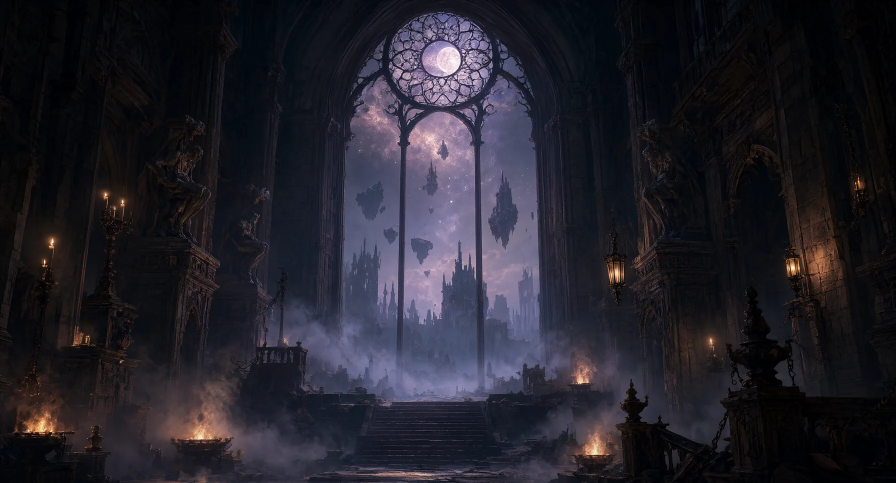
#> input picture assets/stage/dream-hall.webp, 1792 x 966 px (shown at 1/2 size)
$ python build-story-art.py
#> lines starting #> are read from the running program, lines starting #| are printed output that depends on the picture
from pathlib import Path

from PIL import Image, ImageChops, ImageDraw, ImageEnhance, ImageFilter, ImageFont, ImageOps

ROOT = Path(__file__).resolve().parent.parent
OUT = ROOT / "assets" / "story"
OUT.mkdir(parents=True, exist_ok=True)


def rgb(path):
    return Image.open(ROOT / path).convert("RGB")


def fit(im, size):
    return ImageOps.fit(im, size, method=Image.LANCZOS)


def glow(im, center, radius, color, strength):
    x, y = center
    grad = Image.radial_gradient("L").resize((radius * 2, radius * 2))
    grad = ImageOps.invert(grad).point(lambda v: int(v * strength))
    layer = Image.new("RGB", im.size, (0, 0, 0))
    solid = Image.new("RGB", (radius * 2, radius * 2), color)
    layer.paste(solid, (x - radius, y - radius), grad)
    return ImageChops.screen(im, layer)


def darken_left(im, strength=0.62, reach=0.58):
    w, h = im.size
    mask = Image.new("L", (w, h), 0)
    draw = ImageDraw.Draw(mask)
    edge = w * reach
    for x in range(w):
        alpha = int(max(0.0, 1 - x / edge) ** 1.6 * strength * 255)
        draw.line([(x, 0), (x, h)], fill=alpha)
    return Image.composite(Image.new("RGB", im.size, (4, 3, 8)), im, mask)


def darken_bottom(im, strength=0.35, reach=0.42):
    w, h = im.size
    mask = Image.new("L", (w, h), 0)
    draw = ImageDraw.Draw(mask)
    edge = h * reach
    for y in range(h):
        alpha = int(max(0.0, (y - (h - edge)) / edge) ** 1.5 * strength * 255)
        draw.line([(0, y), (w, y)], fill=alpha)
    return Image.composite(Image.new("RGB", im.size, (3, 3, 7)), im, mask)


def vignette(im, strength=0.55):
    mask = Image.radial_gradient("L").resize(im.size)
    mask = ImageOps.invert(mask).point(lambda v: int(v * strength))
    return Image.composite(Image.new("RGB", im.size, (0, 0, 0)), im, mask)


def grade(im, tint, amount, color=0.92, contrast=1.06):
    im = ImageEnhance.Color(im).enhance(color)
    im = ImageEnhance.Contrast(im).enhance(contrast)
    return Image.blend(im, Image.new("RGB", im.size, tint), amount)


def save(im, name, quality=88):
    path = OUT / name
    im.save(path, "WEBP", quality=quality, method=6)
    print(path.relative_to(ROOT), im.size)


def build_lighthouse():
    im = fit(rgb("assets/stage/dream-hall.webp"), (1792, 1008))
#> in rgb, returned value is the input picture: PIL image 1792x966 RGB; mean R, G, B 35.4, 33.8, 42.5
    im = grade(im, (255, 170, 92), 0.13, color=0.9, contrast=1.08)
    im = glow(im, (1390, 660), 430, (190, 96, 32), 0.42)
#> in glow, `layer = Image.new("RGB", im.size, (0, 0, 0))`: layer: PIL image 1792x1008 RGB; every value is 0
#> in glow, `solid = Image.new("RGB", (radius * 2, radius * 2), color)`:
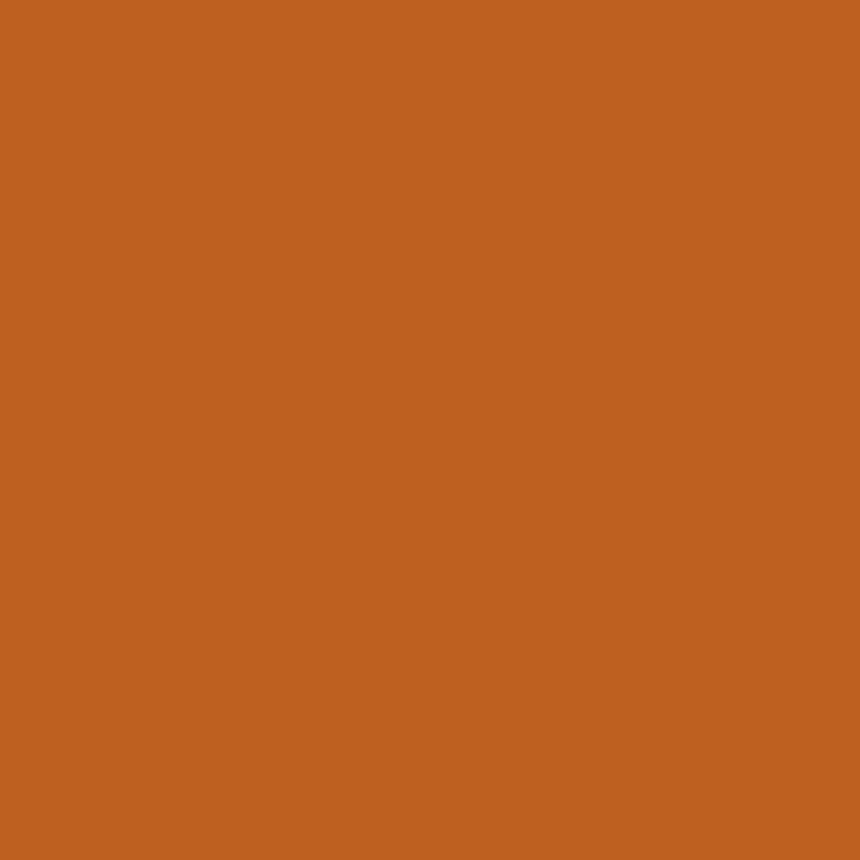
#> solid: PIL image 860x860 RGB; mean R, G, B 190, 96, 32
    im = glow(im, (1290, 540), 190, (255, 176, 82), 0.28)
#> call 2 of glow, with center = (1290, 540), radius = 190, color = (255, 176, 82), strength = 0.28
#> in glow (call 2), `grad = ImageOps.invert(grad).point(lambda v: int(v * strength))`:
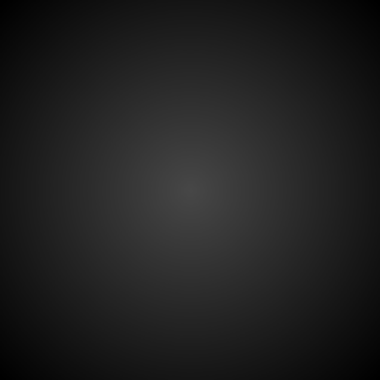
#> grad: PIL image 380x380 L; min 0, max 71, mean 32.3
#> in glow (call 2), `solid = Image.new("RGB", (radius * 2, radius * 2), color)`:
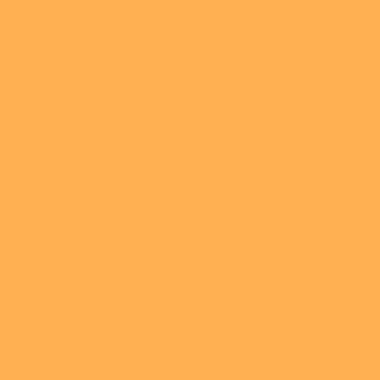
#> solid: PIL image 380x380 RGB; mean R, G, B 255, 176, 82
#> in glow (call 2), `layer.paste(solid, (x - radius, y - radius), grad)`:
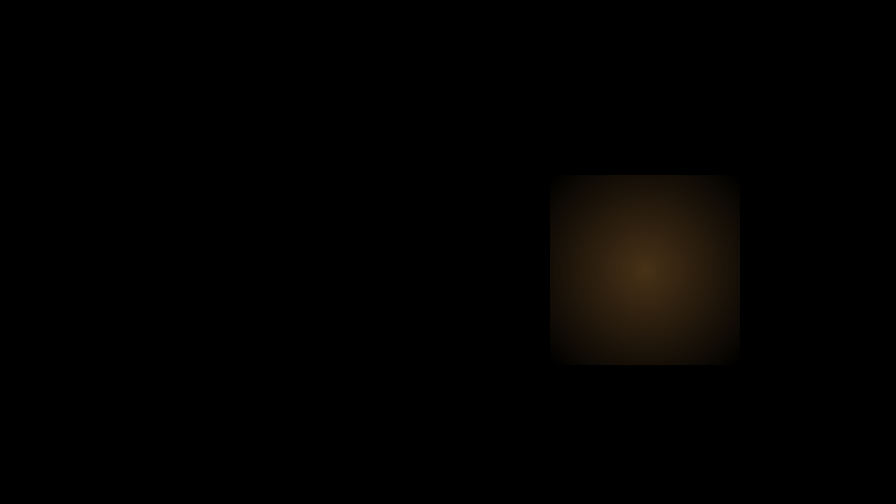
#> layer: PIL image 1792x1008 RGB (shown at 1/2 size); mean R, G, B 2.6, 1.8, 0.8
    im = darken_left(im, 0.66)
#> in darken_left, `mask = Image.new("L", (w, h), 0)`: mask: PIL image 1792x1008 L; every value is 0
    im = darken_bottom(im, 0.28)
    im = vignette(im, 0.6)
#> in vignette, `mask = Image.radial_gradient("L").resize(im.size)`:
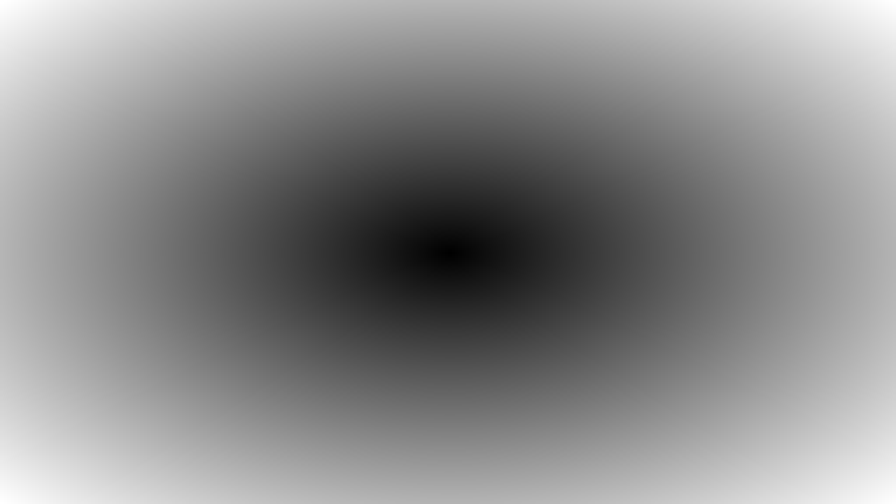
#> mask: PIL image 1792x1008 L (shown at 1/2 size); min 0, max 255, mean 138.1
#> in vignette, `mask = ImageOps.invert(mask).point(lambda v: int(v * strength))`:
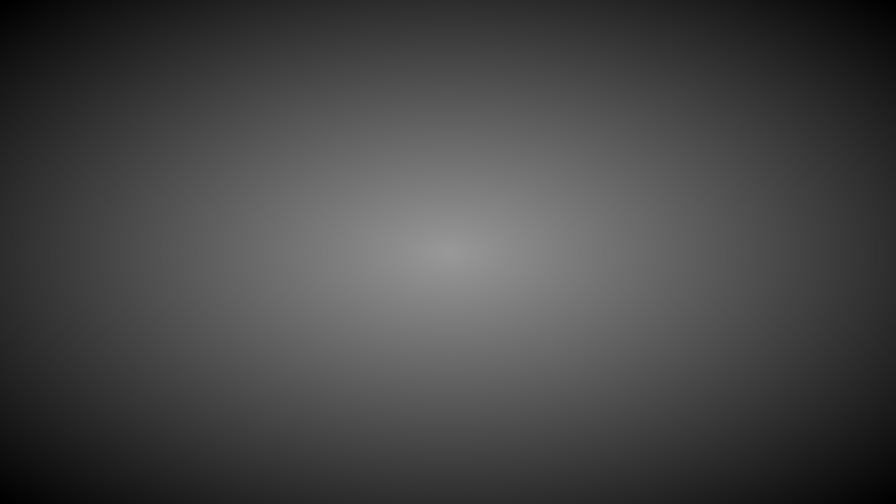
#> mask: PIL image 1792x1008 L (shown at 1/2 size); min 0, max 153, mean 69.8
#> in vignette, `return Image.composite(Image.new("RGB", im.size, (0, 0, 0)), im, mask)`:
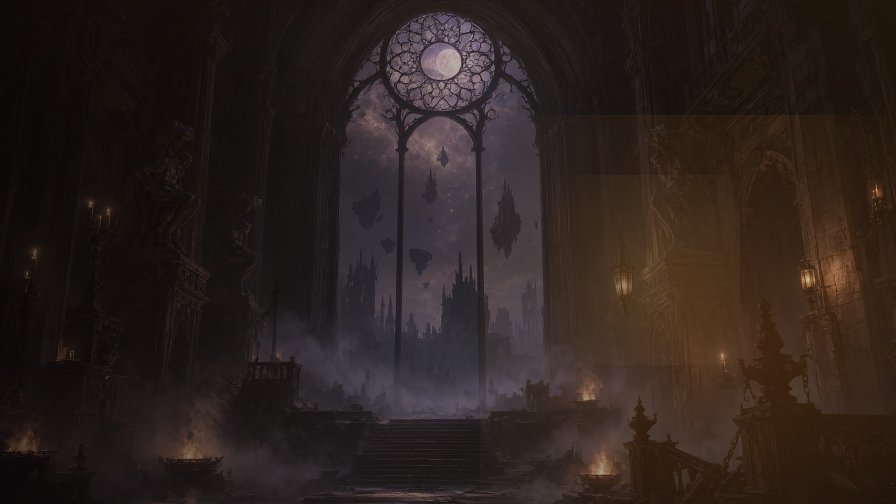
#> returned value: PIL image 1792x1008 RGB (shown at 1/2 size); mean R, G, B 44.6, 34, 30.1
    save(im, "lighthouse.webp")
#| assets/story/lighthouse.webp (1792, 1008)


def build_shipwreck():
    im = fit(rgb("assets/cards/deepChart.webp"), (1792, 1008))
    im = grade(im, (18, 42, 64), 0.12, color=0.8, contrast=1.1)
    im = glow(im, (980, 430), 320, (34, 82, 104), 0.3)
    im = glow(im, (760, 520), 150, (224, 152, 74), 0.24)
    im = darken_left(im, 0.7)
    im = darken_bottom(im, 0.4)
    im = vignette(im, 0.62)
    save(im, "shipwreck.webp")


# [118 lines left out: functions build_departure, build_portrait, build_props, not called in this run]


build_lighthouse()
#> (the run stopped early here; a loop or call above may not have finished)

$ run again, with assets/cards/abyssSeed.webp copied over assets/stage/dream-hall.webp
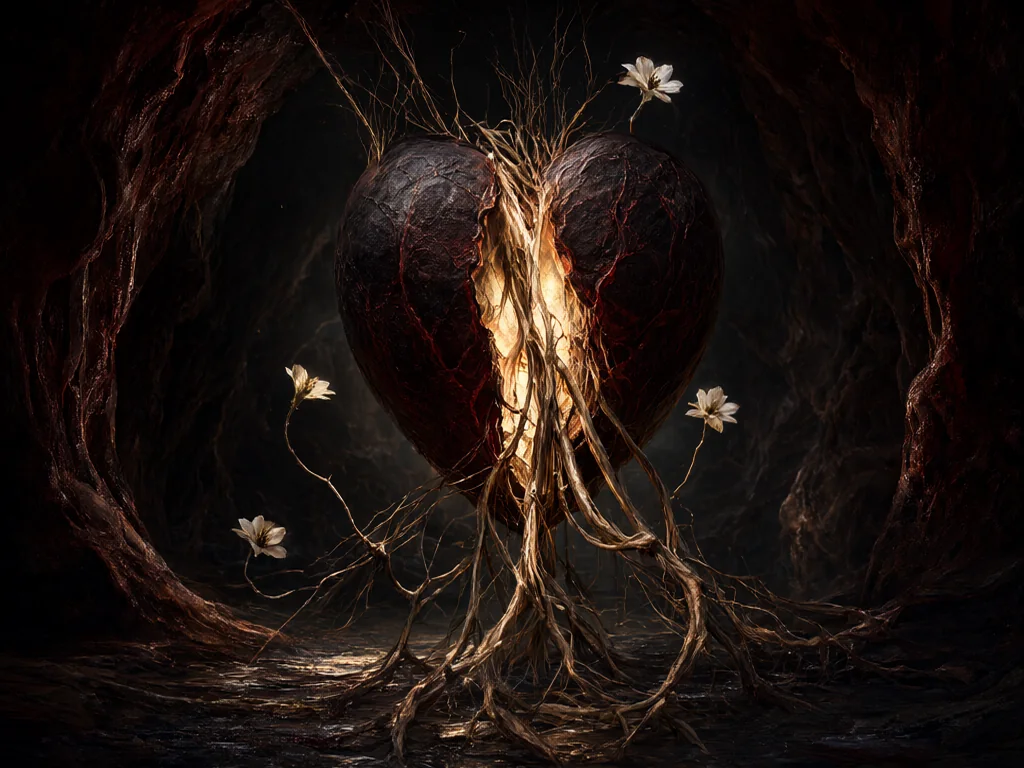
#> input picture assets/cards/abyssSeed.webp, 1024 x 768 px
#> in rgb, returned value is the input picture: PIL image 1024x768 RGB; mean R, G, B 27.4, 18.3, 14.9
#> solid: PIL image 380x380 RGB
#> in darken_left, `return Image.composite(Image.new("RGB", im.size, (4, 3, 8)), im, mask)`:
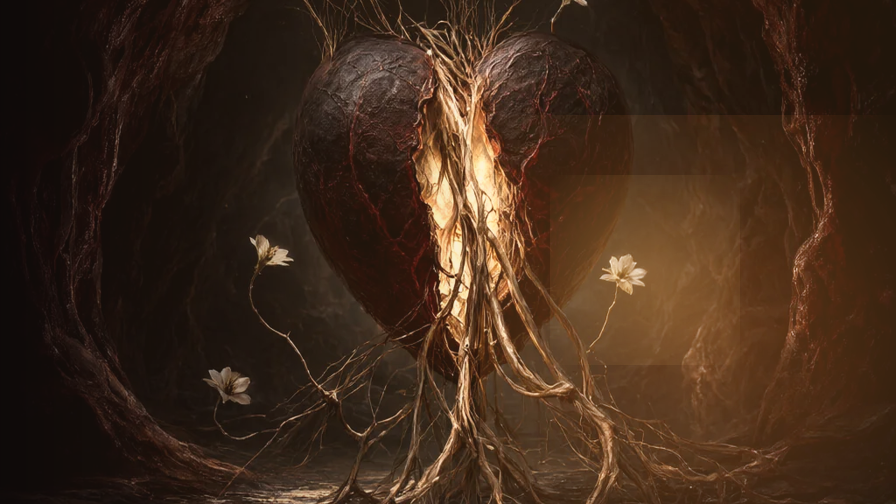
#> returned value: PIL image 1792x1008 RGB (shown at 1/2 size); mean R, G, B 64.2, 42.4, 26.7
#> in vignette, `return Image.composite(Image.new("RGB", im.size, (0, 0, 0)), im, mask)`:
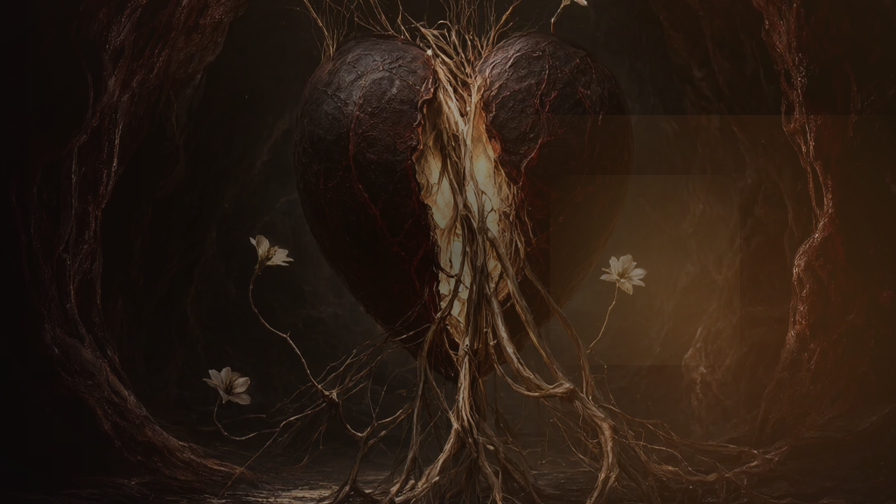
#> returned value: PIL image 1792x1008 RGB (shown at 1/2 size); mean R, G, B 42.1, 27.7, 17.6
#| assets/story/lighthouse.webp (1792, 1008)
